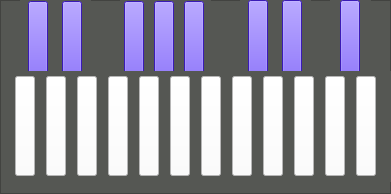
   <widget class="QFrame" name="frame">
    <property name="geometry">
     <rect>
      <x>10</x>
      <y>330</y>
      <width>391</width>
      <height>194</height>
     </rect>
    </property>
    <property name="styleSheet">
     <string notr="true">background-color: rgb(85, 87, 83);</string>
    </property>
    <property name="frameShape">
     <enum>QFrame::StyledPanel</enum>
    </property>
    <property name="frameShadow">
     <enum>QFrame::Raised</enum>
    </property>
    <widget class="QWidget" name="horizontalLayoutWidget_2">
     <property name="geometry">
      <rect>
       <x>20</x>
       <y>0</y>
       <width>71</width>
       <height>92</height>
      </rect>
     </property>
     <layout class="QHBoxLayout" name="horizontalLayout_2">
      <item>
       <widget class="QPushButton" name="C_B">
        <property name="minimumSize">
         <size>
          <width>20</width>
          <height>90</height>
         </size>
        </property>
        <property name="maximumSize">
         <size>
          <width>20</width>
          <height>90</height>
         </size>
        </property>
        <property name="styleSheet">
         <string notr="true">#C_B {
background-color: rgb(81, 38, 255);
font: 7.4pt &quot;Cantarell&quot;;
}</string>
        </property>
        <property name="text">
         <string/>
        </property>
        <property name="shortcut">
         <string>2</string>
        </property>
       </widget>
      </item>
      <item>
       <widget class="QPushButton" name="D_B">
        <property name="minimumSize">
         <size>
          <width>20</width>
          <height>90</height>
         </size>
        </property>
        <property name="maximumSize">
         <size>
          <width>20</width>
          <height>90</height>
         </size>
        </property>
        <property name="styleSheet">
         <string notr="true">#D_B {
background-color: rgb(81, 38, 255);
font: 7.4pt &quot;Cantarell&quot;;
}</string>
        </property>
        <property name="text">
         <string/>
        </property>
        <property name="shortcut">
         <string>3</string>
        </property>
       </widget>
      </item>
     </layout>
    </widget>
    <widget class="QWidget" name="horizontalLayoutWidget_3">
     <property name="geometry">
      <rect>
       <x>120</x>
       <y>0</y>
       <width>91</width>
       <height>92</height>
      </rect>
     </property>
     <layout class="QHBoxLayout" name="horizontalLayout_3">
      <item>
       <widget class="QPushButton" name="F_B">
        <property name="minimumSize">
         <size>
          <width>20</width>
          <height>90</height>
         </size>
        </property>
        <property name="maximumSize">
         <size>
          <width>20</width>
          <height>90</height>
         </size>
        </property>
        <property name="styleSheet">
         <string notr="true">#F_B {
background-color: rgb(81, 38, 255);
font: 7.4pt &quot;Cantarell&quot;;
}</string>
        </property>
        <property name="text">
         <string/>
        </property>
        <property name="shortcut">
         <string>5</string>
        </property>
       </widget>
      </item>
      <item>
       <widget class="QPushButton" name="G_B">
        <property name="minimumSize">
         <size>
          <width>20</width>
          <height>90</height>
         </size>
        </property>
        <property name="maximumSize">
         <size>
          <width>20</width>
          <height>90</height>
         </size>
        </property>
        <property name="styleSheet">
         <string notr="true">#G_B {
background-color: rgb(81, 38, 255);
font: 7.4pt &quot;Cantarell&quot;;
}</string>
        </property>
        <property name="text">
         <string/>
        </property>
        <property name="shortcut">
         <string>6</string>
        </property>
       </widget>
      </item>
      <item>
       <widget class="QPushButton" name="A_B">
        <property name="minimumSize">
         <size>
          <width>20</width>
          <height>90</height>
         </size>
        </property>
        <property name="maximumSize">
         <size>
          <width>20</width>
          <height>90</height>
         </size>
        </property>
        <property name="styleSheet">
         <string notr="true">#A_B {
background-color: rgb(81, 38, 255);
font: 7.4pt &quot;Cantarell&quot;;
}</string>
        </property>
        <property name="text">
         <string/>
        </property>
        <property name="shortcut">
         <string>7</string>
        </property>
       </widget>
      </item>
     </layout>
    </widget>
    <widget class="QWidget" name="horizontalLayoutWidget">
     <property name="geometry">
      <rect>
       <x>10</x>
       <y>71</y>
       <width>381</width>
       <height>111</height>
      </rect>
     </property>
     <layout class="QHBoxLayout" name="horizontalLayout">
      <item>
       <widget class="QPushButton" name="C">
        <property name="minimumSize">
         <size>
          <width>20</width>
          <height>100</height>
         </size>
        </property>
        <property name="maximumSize">
         <size>
          <width>20</width>
          <height>100</height>
         </size>
        </property>
        <property name="styleSheet">
         <string notr="true">background-color: rgb(255, 255, 255);
font: 7.4pt &quot;Cantarell&quot;;
</string>
        </property>
        <property name="text">
         <string/>
        </property>
        <property name="shortcut">
         <string>Q</string>
        </property>
       </widget>
      </item>
      <item>
       <widget class="QPushButton" name="D">
        <property name="minimumSize">
         <size>
          <width>20</width>
          <height>100</height>
         </size>
        </property>
        <property name="maximumSize">
         <size>
          <width>20</width>
          <height>100</height>
         </size>
        </property>
        <property name="styleSheet">
         <string notr="true">background-color: rgb(255, 255, 255);
font: 7.4pt &quot;Cantarell&quot;;
</string>
        </property>
        <property name="text">
         <string/>
        </property>
        <property name="shortcut">
         <string>W</string>
        </property>
       </widget>
      </item>
      <item>
       <widget class="QPushButton" name="E">
        <property name="minimumSize">
         <size>
          <width>20</width>
          <height>100</height>
         </size>
        </property>
        <property name="maximumSize">
         <size>
          <width>20</width>
          <height>100</height>
         </size>
        </property>
        <property name="styleSheet">
         <string notr="true">background-color: rgb(255, 255, 255);
font: 7.4pt &quot;Cantarell&quot;;
</string>
        </property>
        <property name="text">
         <string/>
        </property>
        <property name="shortcut">
         <string>E</string>
        </property>
       </widget>
      </item>
      <item>
       <widget class="QPushButton" name="F">
        <property name="minimumSize">
         <size>
          <width>20</width>
          <height>100</height>
         </size>
        </property>
        <property name="maximumSize">
         <size>
          <width>20</width>
          <height>100</height>
         </size>
        </property>
        <property name="styleSheet">
         <string notr="true">background-color: rgb(255, 255, 255);
font: 7.4pt &quot;Cantarell&quot;;
</string>
        </property>
        <property name="text">
         <string/>
        </property>
        <property name="shortcut">
         <string>R</string>
        </property>
       </widget>
      </item>
      <item>
       <widget class="QPushButton" name="G">
        <property name="minimumSize">
         <size>
          <width>20</width>
          <height>100</height>
         </size>
        </property>
        <property name="maximumSize">
         <size>
          <width>20</width>
          <height>100</height>
         </size>
        </property>
        <property name="styleSheet">
         <string notr="true">background-color: rgb(255, 255, 255);
font: 7.4pt &quot;Cantarell&quot;;
</string>
        </property>
        <property name="text">
         <string/>
        </property>
        <property name="shortcut">
         <string>T</string>
        </property>
       </widget>
      </item>
      <item>
       <widget class="QPushButton" name="A">
        <property name="minimumSize">
         <size>
          <width>20</width>
          <height>100</height>
         </size>
        </property>
        <property name="maximumSize">
         <size>
          <width>20</width>
          <height>100</height>
         </size>
        </property>
        <property name="styleSheet">
         <string notr="true">background-color: rgb(255, 255, 255);
font: 7.4pt &quot;Cantarell&quot;;
</string>
        </property>
        <property name="text">
         <string/>
        </property>
        <property name="shortcut">
         <string>Y</string>
        </property>
       </widget>
      </item>
      <item>
       <widget class="QPushButton" name="B">
        <property name="minimumSize">
         <size>
          <width>20</width>
          <height>100</height>
         </size>
        </property>
        <property name="maximumSize">
         <size>
          <width>20</width>
          <height>100</height>
         </size>
        </property>
        <property name="styleSheet">
         <string notr="true">background-color: rgb(255, 255, 255);
font: 7.4pt &quot;Cantarell&quot;;
</string>
        </property>
        <property name="text">
         <string/>
        </property>
        <property name="shortcut">
         <string>U</string>
        </property>
       </widget>
      </item>
      <item>
       <widget class="QPushButton" name="C2">
        <property name="minimumSize">
         <size>
          <width>20</width>
          <height>100</height>
         </size>
        </property>
        <property name="maximumSize">
         <size>
          <width>20</width>
          <height>100</height>
         </size>
        </property>
        <property name="styleSheet">
         <string notr="true">background-color: rgb(255, 255, 255);
font: 7.4pt &quot;Cantarell&quot;;
</string>
        </property>
        <property name="text">
         <string/>
        </property>
        <property name="shortcut">
         <string>I</string>
        </property>
       </widget>
      </item>
      <item>
       <widget class="QPushButton" name="D2">
        <property name="minimumSize">
         <size>
          <width>20</width>
          <height>100</height>
         </size>
        </property>
        <property name="maximumSize">
         <size>
          <width>20</width>
          <height>100</height>
         </size>
        </property>
        <property name="styleSheet">
         <string notr="true">background-color: rgb(255, 255, 255);
font: 7.4pt &quot;Cantarell&quot;;
</string>
        </property>
        <property name="text">
         <string/>
        </property>
        <property name="shortcut">
         <string>O</string>
        </property>
       </widget>
      </item>
      <item>
       <widget class="QPushButton" name="E2">
        <property name="minimumSize">
         <size>
          <width>20</width>
          <height>100</height>
         </size>
        </property>
        <property name="maximumSize">
         <size>
          <width>20</width>
          <height>100</height>
         </size>
        </property>
        <property name="styleSheet">
         <string notr="true">background-color: rgb(255, 255, 255);
font: 7.4pt &quot;Cantarell&quot;;
</string>
        </property>
        <property name="text">
         <string/>
        </property>
        <property name="shortcut">
         <string>P</string>
        </property>
       </widget>
      </item>
      <item>
       <widget class="QPushButton" name="F2">
        <property name="minimumSize">
         <size>
          <width>20</width>
          <height>100</height>
         </size>
        </property>
        <property name="maximumSize">
         <size>
          <width>20</width>
          <height>100</height>
         </size>
        </property>
        <property name="styleSheet">
         <string notr="true">background-color: rgb(255, 255, 255);
font: 7.4pt &quot;Cantarell&quot;;
</string>
        </property>
        <property name="text">
         <string/>
        </property>
        <property name="shortcut">
         <string>[</string>
        </property>
       </widget>
      </item>
      <item>
       <widget class="QPushButton" name="G2">
        <property name="minimumSize">
         <size>
          <width>20</width>
          <height>100</height>
         </size>
        </property>
        <property name="maximumSize">
         <size>
          <width>20</width>
          <height>100</height>
         </size>
        </property>
        <property name="styleSheet">
         <string notr="true">background-color: rgb(255, 255, 255);
font: 7.4pt &quot;Cantarell&quot;;

</string>
        </property>
        <property name="text">
         <string/>
        </property>
        <property name="shortcut">
         <string>]</string>
        </property>
       </widget>
      </item>
     </layout>
     <zorder>A</zorder>
     <zorder>C</zorder>
     <zorder>D</zorder>
     <zorder>E</zorder>
     <zorder>F</zorder>
     <zorder>G</zorder>
     <zorder>B</zorder>
     <zorder>C2</zorder>
     <zorder>D2</zorder>
     <zorder>E2</zorder>
     <zorder>F2</zorder>
     <zorder>G2</zorder>
    </widget>
    <widget class="QWidget" name="horizontalLayoutWidget_5">
     <property name="geometry">
      <rect>
       <x>330</x>
       <y>0</y>
       <width>41</width>
       <height>71</height>
      </rect>
     </property>
     <layout class="QHBoxLayout" name="horizontalLayout_5">
      <item>
       <widget class="QPushButton" name="F2_B">
        <property name="minimumSize">
         <size>
          <width>20</width>
          <height>90</height>
         </size>
        </property>
        <property name="maximumSize">
         <size>
          <width>20</width>
          <height>90</height>
         </size>
        </property>
        <property name="styleSheet">
         <string notr="true">#F2_B {
background-color: rgb(81, 38, 255);
font: 7.4pt &quot;Cantarell&quot;;
}</string>
        </property>
        <property name="text">
         <string/>
        </property>
        <property name="shortcut">
         <string>=</string>
        </property>
       </widget>
      </item>
     </layout>
    </widget>
    <widget class="QWidget" name="horizontalLayoutWidget_4">
     <property name="geometry">
      <rect>
       <x>240</x>
       <y>0</y>
       <width>71</width>
       <height>71</height>
      </rect>
     </property>
     <layout class="QHBoxLayout" name="horizontalLayout_4">
      <item>
       <widget class="QPushButton" name="C2_B">
        <property name="minimumSize">
         <size>
          <width>20</width>
          <height>90</height>
         </size>
        </property>
        <property name="maximumSize">
         <size>
          <width>20</width>
          <height>90</height>
         </size>
        </property>
        <property name="styleSheet">
         <string notr="true">#C2_B {
background-color: rgb(81, 38, 255);
font: 7.4pt &quot;Cantarell&quot;;
}</string>
        </property>
        <property name="text">
         <string/>
        </property>
        <property name="shortcut">
         <string>9</string>
        </property>
       </widget>
      </item>
      <item>
       <widget class="QPushButton" name="D2_B">
        <property name="minimumSize">
         <size>
          <width>20</width>
          <height>90</height>
         </size>
        </property>
        <property name="maximumSize">
         <size>
          <width>20</width>
          <height>90</height>
         </size>
        </property>
        <property name="styleSheet">
         <string notr="true">#D2_B {
background-color: rgb(81, 38, 255);
font: 7.4pt &quot;Cantarell&quot;;
}</string>
        </property>
        <property name="text">
         <string/>
        </property>
        <property name="shortcut">
         <string>0</string>
        </property>
       </widget>
      </item>
     </layout>
    </widget>
   </widget>
